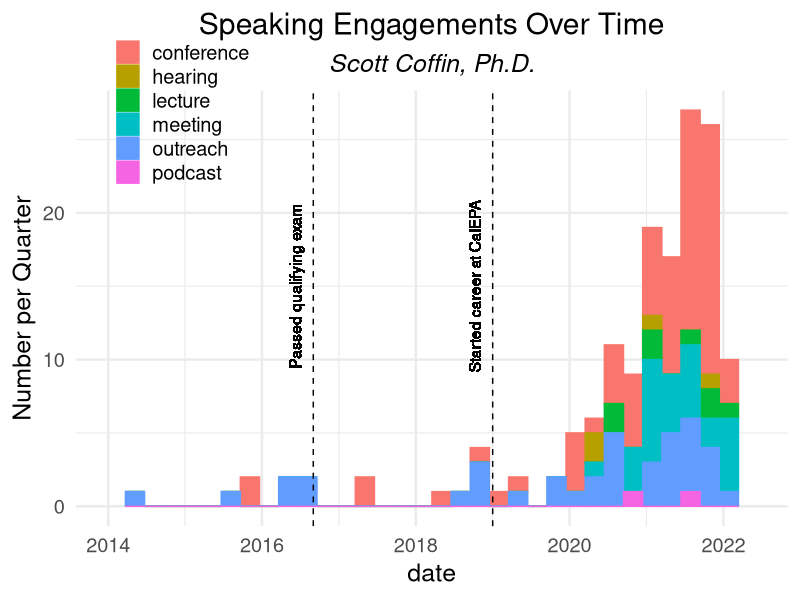
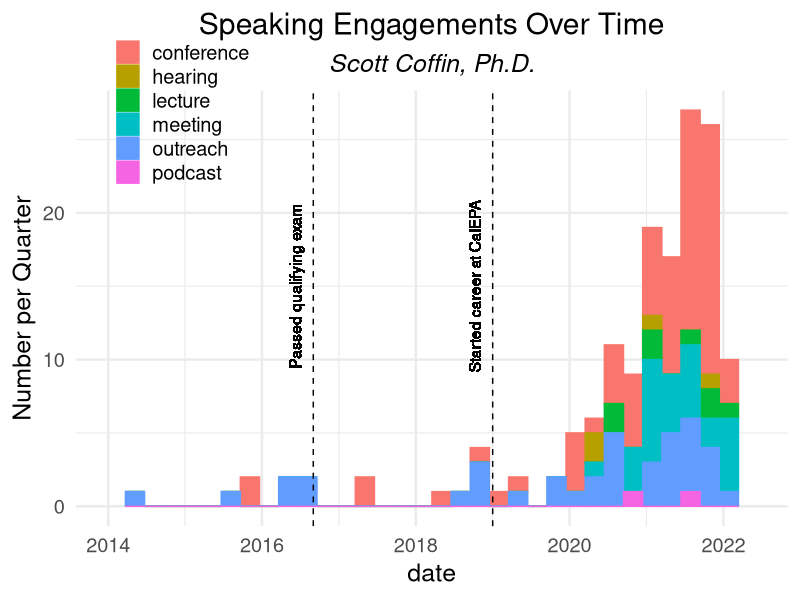

Generate these figures, in order, with R:
## ---- chunk 1
knitr::opts_chunk$set(echo = TRUE)
## ---- chunk 2
library(tidyverse)
library(skimr)
library(lubridate)
## ---- chunk 3
#read in data
cv <- readxl::read_xlsx("assets/data/presentation tracking spreadsheet.xlsx")

#convert dates
date <- cv %>% 
  mutate(day = 1) %>% 
  mutate(month_number = match(Month, month.name)) %>% 
  mutate(date = make_date(year = Year, month = month_number, day = day))

#plot
engagements <- date %>% 
  ggplot() +
  geom_histogram(aes(x = date, color = Category, fill = Category),
                 binwidth = 91, position = "stack") + #quarterly
  geom_vline(xintercept = as.numeric(as.Date("2016-09-01")), linetype = 2) +
  geom_text(x = as.numeric(as.Date("2016-09-01")), y = 15,
            label = "Passed qualifying exam", angle = 90,
            vjust = -1) +
  geom_vline(xintercept = as.numeric(as.Date("2019-01-01")), linetype = 2) +
   geom_text(x = as.numeric(as.Date("2019-01-01")), y = 15,
            label = "Started career at CalEPA", angle = 90,
            vjust = -1) +
  scale_x_date(limits = as.Date(c("2014-01-01", "2022-6-01"))) +
  ylab("Number per Quarter") +
  labs(title = "Speaking Engagements Over Time",
       subtitle = "Scott Coffin, Ph.D.") +
  theme_minimal(base_size = 18) +
  theme(legend.title = element_blank(),
        plot.title = element_text(hjust = 0.5),
        plot.subtitle = element_text(hjust = 0.5, face = "italic"),
        legend.position = c(0.15,0.95)
        )

engagements
## ---- chunk 4
ggsave(engagements,
       file = "assets/engagements.jpeg",
       bg = "white",
       width = 8, height = 6,
       units = "in",
       scale = 0.8)
